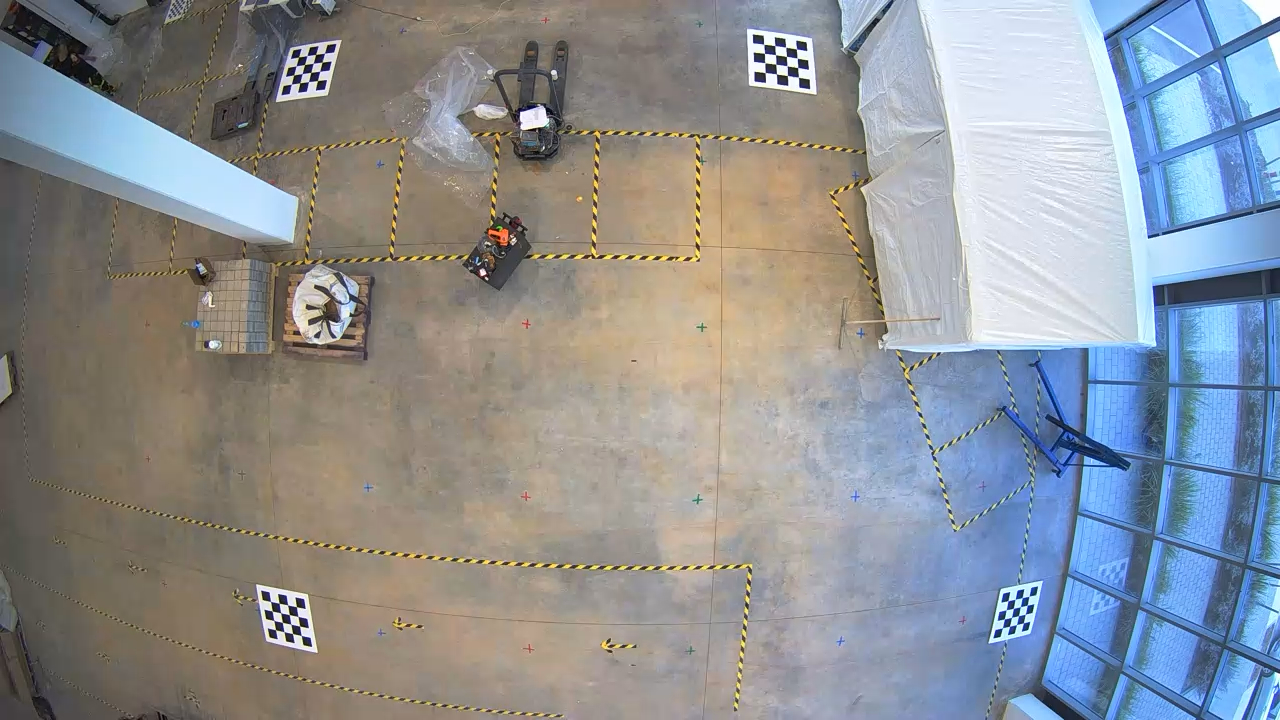
#> input picture scale_crop_stitch/CAM22.jpg, 1280 x 720 px; the run also reads 1 picture not shown here
$ jupyter execute --allow-errors stitch_cams_proc.ipynb
#> lines starting #> are read from the running program, lines starting #| are printed output that depends on the picture
### scale_crop_stitch/cam_cal_scale_crop.py
# This code get unscaled image and output scaled image

#                                   Boundaries Indexes
#                  ------------------------------------------------
#                  |                                              |
#                  |        * - a                       * - b     |
#                  |                                              |
#                  |                                              |
#                  |        * - c                       * - d     |
#                  |                                              |
#                  ------------------------------------------------


import s_c_params
import cv2 as cv
import sys


def calc_aspect_ratio(point_a, point_b, point_c, point_d, nx):  # pixel to c"m ratio
    # point - A
    dx_x = abs(point_a[0][0, 0] - point_a[nx - 1][0, 0])/(nx-1)
    dy_x = abs(point_a[0][0, 1] - point_a[nx - 1][0, 1])/(nx-1)
    xss_a = (dx_x ** 2 + dy_x ** 2) ** 0.5    # x-Size target Square size (pixels)

    dx_y = abs(point_a[0][0, 0] - point_a[(nx*nx) - nx][0, 0]) / (nx-1)
    dy_y = abs(point_a[0][0, 1] - point_a[(nx*nx) - nx][0, 1]) / (nx-1)
    yss_a = (dx_y ** 2 + dy_y ** 2) ** 0.5    # y-Size target Square size (pixels)

    # point - B
    dx_x = abs(point_b[0][0, 0] - point_b[nx - 1][0, 0]) / (nx - 1)
    dy_x = abs(point_b[0][0, 1] - point_b[nx - 1][0, 1]) / (nx - 1)
    xss_b = (dx_x ** 2 + dy_x ** 2) ** 0.5  # x-Size target Square size (pixels)

    dx_y = abs(point_b[0][0, 0] - point_b[(nx * nx) - nx][0, 0]) / (nx - 1)
    dy_y = abs(point_b[0][0, 1] - point_b[(nx * nx) - nx][0, 1]) / (nx - 1)
    yss_b = (dx_y ** 2 + dy_y ** 2) ** 0.5  # y-Size target Square size (pixels)

    # point - C
    dx_x = abs(point_c[0][0, 0] - point_c[nx - 1][0, 0]) / (nx - 1)
    dy_x = abs(point_c[0][0, 1] - point_c[nx - 1][0, 1]) / (nx - 1)
    xss_c = (dx_x ** 2 + dy_x ** 2) ** 0.5  # x-Size target Square size (pixels)

    dx_y = abs(point_c[0][0, 0] - point_c[(nx * nx) - nx][0, 0]) / (nx - 1)
    dy_y = abs(point_c[0][0, 1] - point_c[(nx * nx) - nx][0, 1]) / (nx - 1)
    yss_c = (dx_y ** 2 + dy_y ** 2) ** 0.5  # y-Size target Square size (pixels)

    # point - D
    dx_x = abs(point_d[0][0, 0] - point_d[nx - 1][0, 0]) / (nx - 1)
    dy_x = abs(point_d[0][0, 1] - point_d[nx - 1][0, 1]) / (nx - 1)
    xss_d = (dx_x ** 2 + dy_x ** 2) ** 0.5  # x-Size target Square size (pixels)

    dx_y = abs(point_d[0][0, 0] - point_d[(nx * nx) - nx][0, 0]) / (nx - 1)
    dy_y = abs(point_d[0][0, 1] - point_d[(nx * nx) - nx][0, 1]) / (nx - 1)
    yss_d = (dx_y ** 2 + dy_y ** 2) ** 0.5  # y-Size target Square size (pixels)

    xss = [xss_a, xss_b, xss_c, xss_d]
    yss = [yss_a, yss_b, yss_c, yss_d]

    return xss, yss


def scaleing_conf(resized, nx):
    resized = cv.cvtColor(resized, cv.COLOR_BGR2GRAY)
    # resized = cv2.resize(resized, (0, 0), fx=2, fy=2)

    # resized = cv.multiply(resized, 0.8)
    # resized = cv.multiply(resized, 1.2)

    h, w = resized.shape[:2]

    crop_a = resized[0:int(h / 2), 0:int(w / 2)]
    crop_c = resized[int(h / 2):h, 0:int(w / 2)]
    crop_b = resized[0:int(h / 2), int(w / 2):w]
    crop_d = resized[int(h / 2):h, int(w / 2):w]

    clahe = cv.createCLAHE(clipLimit=3.0, tileGridSize=(10, 10))

    ret_a, point_a = cv.findChessboardCorners(crop_a, (nx, nx), flags=cv.CALIB_CB_ADAPTIVE_THRESH)
    if not ret_a:
        ret_a, point_a = cv.findChessboardCorners(clahe.apply(crop_a), (nx, nx), flags=cv.CALIB_CB_ADAPTIVE_THRESH)

    ret_b, point_b = cv.findChessboardCorners(crop_b, (nx, nx), flags=cv.CALIB_CB_ADAPTIVE_THRESH)
    if not ret_b:
        ret_b, point_b = cv.findChessboardCorners(clahe.apply(crop_b), (nx, nx), flags=cv.CALIB_CB_ADAPTIVE_THRESH)

    ret_c, point_c = cv.findChessboardCorners(crop_c, (nx, nx), flags=cv.CALIB_CB_ADAPTIVE_THRESH)
    if not ret_c:
        ret_c, point_c = cv.findChessboardCorners(clahe.apply(crop_c), (nx, nx), flags=cv.CALIB_CB_ADAPTIVE_THRESH)

    ret_d, point_d = cv.findChessboardCorners(crop_d, (nx, nx), flags=cv.CALIB_CB_ADAPTIVE_THRESH)
    if not ret_d:
        ret_d, point_d = cv.findChessboardCorners(clahe.apply(crop_d), (nx, nx), flags=cv.CALIB_CB_ADAPTIVE_THRESH)

    xss_arr, yss_arr = calc_aspect_ratio(point_a, point_b, point_c, point_d, nx)  # based on one target ONLY!
    xss = sum(xss_arr) / len(xss_arr)
    yss = sum(yss_arr) / len(yss_arr)

    conf_x = s_c_params.ONE_SQUARE_TARGET_SIZE / xss
    conf_y = s_c_params.ONE_SQUARE_TARGET_SIZE / yss

    conf_x = (1.0 - abs(1.0 - conf_x))
    conf_y = (1.0 - abs(1.0 - conf_y))

    return conf_x, conf_y, point_a, point_b, point_c, point_d


def scale_correction(undist, xss, yss, nx):  # pixel to c"m ratio
    resize_y = s_c_params.ONE_SQUARE_TARGET_SIZE / yss / s_c_params.CM_PER_PIXEL
    resize_x = s_c_params.ONE_SQUARE_TARGET_SIZE / xss / s_c_params.CM_PER_PIXEL

    resized = cv.resize(undist, (0, 0), fx=resize_x, fy=resize_y)
    # cv.imwrite('undist_resized.png', resized)

    conf_x, conf_y, point_a, point_b, point_c, point_d = scaleing_conf(resized, nx)

    return resized, conf_x, conf_y, point_a, point_b, point_c, point_d, resize_x, resize_y


def scale(img, nx):

    gray = cv.cvtColor(img, cv.COLOR_BGR2GRAY)

    h, w = gray.shape[:2]
    crop_a = gray[0:int(h / 2), 0:int(w / 2)]
    crop_c = gray[int(h / 2):h, 0:int(w / 2)]
    crop_b = gray[0:int(h / 2), int(w / 2):w]
    crop_d = gray[int(h / 2):h, int(w / 2):w]

    # adaptive histogram
    clahe = cv.createCLAHE(clipLimit=3.0, tileGridSize=(10, 10))

    ret_a, point_a = cv.findChessboardCorners(crop_a, (nx, nx), flags=cv.CALIB_CB_ADAPTIVE_THRESH)
    if not ret_a:
        ret_a, point_a = cv.findChessboardCorners(clahe.apply(crop_a), (nx, nx), flags=cv.CALIB_CB_ADAPTIVE_THRESH)

    ret_b, point_b = cv.findChessboardCorners(crop_b, (nx, nx), flags=cv.CALIB_CB_ADAPTIVE_THRESH)
    if not ret_b:
        ret_b, point_b = cv.findChessboardCorners(clahe.apply(crop_b), (nx, nx), flags=cv.CALIB_CB_ADAPTIVE_THRESH)

    ret_c, point_c = cv.findChessboardCorners(crop_c, (nx, nx), flags=cv.CALIB_CB_ADAPTIVE_THRESH)
    if not ret_c:
        ret_c, point_c = cv.findChessboardCorners(clahe.apply(crop_c), (nx, nx), flags=cv.CALIB_CB_ADAPTIVE_THRESH)

    ret_d, point_d = cv.findChessboardCorners(crop_d, (nx, nx), flags=cv.CALIB_CB_ADAPTIVE_THRESH)
    if not ret_d:
        ret_d, point_d = cv.findChessboardCorners(clahe.apply(crop_d), (nx, nx), flags=cv.CALIB_CB_ADAPTIVE_THRESH)

    # alert if target hasn't detected
    if not ret_a and not ret_b and not ret_c and not ret_d:
        print("All 4-targets hasn't detected")
        return 0.0, 0.0, 0, 0, 0, 0, 1.0, 1.0

    # scale calculation
    xss_arr, yss_arr = calc_aspect_ratio(point_a, point_b, point_c, point_d, nx)  # based on one target ONLY!
    xss = sum(xss_arr) / len(xss_arr)
    yss = sum(yss_arr) / len(yss_arr)

    # alert if final sampling resolution is less than requested
    if xss < 0.9*s_c_params.ONE_SQUARE_TARGET_SIZE or yss < 0.9*s_c_params.ONE_SQUARE_TARGET_SIZE:
        print("FINAL RESOLUTION IS LOWER THAN REQUESTED ! ! !")
        print("Consider redesign camera's position / resolution / FOV.")

    # rescale image & confidence
    img_resized, conf_x, conf_y, point_a, point_b, point_c, point_d, resize_x, resize_y = scale_correction(img, xss, yss, nx)
    print("Scaling conf: ", 100.0*conf_x, " ", 100.0*conf_y)

    return conf_x, conf_y, point_a, point_b, point_c, point_d, resize_x, resize_y


# Write YML file
# [8 lines left out: function save_cam_calibration_params_yaml, not called in this run]


# Read YML file
def load_cam_calibration_params_yaml(filename):
    fs_read = cv.FileStorage(filename, cv.FILE_STORAGE_READ)
    image_size = fs_read.getNode("size")
    ret = fs_read.getNode("rms")
    mtx = fs_read.getNode("camera_matrix")
    dist = fs_read.getNode("dist_coefs")

    # fs_read.release()

    return image_size.mat(), ret.real(), mtx.mat(), dist.mat()


# [31 lines left out: function camera_calibration_proc_video, not called in this run]


def crop_points(undist_crop, point_a, point_b, point_c, point_d, nx, layers_add, resize_x, resize_y):

    undist_crop_scal = cv.resize(undist_crop, (0, 0), fx=resize_x, fy=resize_y)

    h, w = undist_crop_scal.shape[:2]
    p_a = point_a[int((nx*nx) / 2)]
    p_b = point_b[int((nx*nx) / 2)] + [int(w / 2), 0]
    p_c = point_c[int((nx*nx) / 2)] + [0, int(h / 2)]
    p_d = point_d[int((nx*nx) / 2)] + [int(w / 2), int(h / 2)]

    max_x = max([p_b[0, 0], p_d[0, 0]])
    min_x = min([p_a[0, 0], p_c[0, 0]])
    max_y = max([p_c[0, 1], p_d[0, 1]])
    min_y = min([p_a[0, 1], p_b[0, 1]])

    # clamp
    if max_x + s_c_params.LAYERS_GAP < w:
        max_x = max_x + s_c_params.LAYERS_GAP
    else:
        max_x = w
    if min_x - s_c_params.LAYERS_GAP > 0:
        min_x = min_x - s_c_params.LAYERS_GAP
    else:
        min_x = 0
    if max_y + s_c_params.LAYERS_GAP < h:
        max_y = max_y + s_c_params.LAYERS_GAP
    else:
        max_y = h
    if min_y - s_c_params.LAYERS_GAP > 0:
        min_y = min_y - s_c_params.LAYERS_GAP
    else:
        min_y = 0

    # undist_crop_scal_crop = undist_crop_scal[int(min_y):int(max_y), int(min_x):int(max_x)]
    # cv.imshow('undist_crop_scal_crop', undist_crop_scal_crop)
    # cv.waitKey(10)

    return max_x, min_x, max_y, min_y

### scale_crop_stitch/cam_cal_stitch.py
# This code get array of undistorted images and output combined image

#        Cameras Mapping Marking Format
#               ***_B_1
#              A---B---C---D---E
#           0
#           1      *
#           2
#           3
#           4


from dataclasses import dataclass
import stitch_params as sp
from scipy import ndimage
import numpy as np
import cv2 as cv
import matplotlib.pyplot as plt
import glob
import math


@dataclass
class Point:
    image: float
    fname: str


# [9 lines left out: function upload_images, not called in this run]


def crop_roi(image, cam_side, h, w):
    crop_1_im = []
    crop_2_im = []
    if cam_side == sp.SIDE_CAM_U:
        crop_1_im = image[0:int(h / 2), 0:int(w / 2)]    # crop - a
        crop_2_im = image[0:int(h / 2), int(w / 2):w]    # crop - b
    elif cam_side == sp.SIDE_CAM_D:
        crop_1_im = image[int(h / 2):h, 0:int(w / 2)]    # crop - c
        crop_2_im = image[int(h / 2):h, int(w / 2):w]    # crop - d
    elif cam_side == sp.SIDE_CAM_L:
        crop_1_im = image[0:int(h / 2), 0:int(w / 2)]    # crop - a
        crop_2_im = image[int(h / 2):h, 0:int(w / 2)]    # crop - c
    elif cam_side == sp.SIDE_CAM_R:
        crop_1_im = image[0:int(h / 2), int(w / 2):w]    # crop - b
        crop_2_im = image[int(h / 2):h, int(w / 2):w]    # crop - d

    return crop_1_im, crop_2_im


# [30 lines left out: functions quarter_coords_corection, restore_imgb_coords, not called in this run]


def stitch_proc(image_cam_a, image_cam_b, nx, cam_side_a, cam_side_b):

    # expose images
    plt.imshow(image_cam_a)
    plt.title("image_cam_a")
    plt.show()

    plt.imshow(image_cam_b)
    plt.title("image_cam_b")
    plt.show()

    # adaptive histogram for better target detection
    clahe = cv.createCLAHE(clipLimit=3.0, tileGridSize=(8, 8))

    # find boundaries points
    # image_a
    image_a_gl = cv.cvtColor(image_cam_a, cv.COLOR_BGR2GRAY)
    image_a_gl = clahe.apply(image_a_gl)
    h_a, w_a = image_a_gl.shape[:2]
    crop_1_im_a, crop_2_im_a = crop_roi(image_a_gl, cam_side_a, h_a, w_a)
    ret, point_c_im_a = cv.findChessboardCorners(crop_1_im_a, (nx, nx), flags=cv.CALIB_CB_ADAPTIVE_THRESH)
    ret, point_d_im_a = cv.findChessboardCorners(crop_2_im_a, (nx, nx), flags=cv.CALIB_CB_ADAPTIVE_THRESH)

    # image_b
    image_b_gl = cv.cvtColor(image_cam_b, cv.COLOR_BGR2GRAY)
    image_b_gl = clahe.apply(image_b_gl)
    h_b, w_b = image_b_gl.shape[:2]
    crop_1_im_b, crop_2_im_b = crop_roi(image_b_gl, cam_side_b, h_b, w_b)
    ret, point_a_im_b = cv.findChessboardCorners(crop_1_im_b, (nx, nx), flags=cv.CALIB_CB_ADAPTIVE_THRESH)
    ret, point_b_im_b = cv.findChessboardCorners(crop_2_im_b, (nx, nx), flags=cv.CALIB_CB_ADAPTIVE_THRESH)

    # p_a & p_b are the coordinates points for calculating the roll angle between img_a & img_b
    p_a = [point_c_im_a[int((nx*nx) / 2)][0, :], point_d_im_a[int((nx*nx) / 2)][0, :]]
    p_b = [point_a_im_b[int((nx*nx) / 2)][0, :], point_b_im_b[int((nx*nx) / 2)][0, :]]

    # quarter coordinates in global pose
    p_a = quarter_coords_corection(p_a, cam_side_a, h_a, w_a)
    p_b = quarter_coords_corection(p_b, cam_side_b, h_b, w_b)

    # calculate images angles
    tan_a = 0
    tan_b = 0
    ang_coeff = -1
    if cam_side_a == sp.SIDE_CAM_U or cam_side_a == sp.SIDE_CAM_D:      # U-D sides
        tan_a = (p_a[0][1] - p_a[1][1]) / (p_a[0][0] - p_a[1][0])
        tan_b = (p_b[0][1] - p_b[1][1]) / (p_b[0][0] - p_b[1][0])
    elif cam_side_a == sp.SIDE_CAM_L or cam_side_a == sp.SIDE_CAM_R:    # R-L sides
        tan_a = (p_a[0][0]-p_a[1][0]) / (p_a[0][1]-p_a[1][1])
        tan_b = (p_b[0][0]-p_b[1][0]) / (p_b[0][1]-p_b[1][1])
        ang_coeff = 1

    deg_a = math.atan(tan_a)
    deg_b = math.atan(tan_b)

    rot_angle = ang_coeff * math.degrees(deg_a - deg_b)

    # align roll images
    image_b_rot = ndimage.rotate(image_cam_b, rot_angle, reshape=True)
    plt.imshow(image_b_rot)
    plt.title("image_b_rot")
    plt.show()

    #       calculate boundaries after rolling
    # image_b
    # clahe = cv.createCLAHE(clipLimit=3.0, tileGridSize=(10, 10))
    image_b_rot_gl = cv.cvtColor(image_b_rot, cv.COLOR_BGR2GRAY)
    h, w = image_b_rot_gl.shape[:2]
    crop_a_im_b_rot, crop_b_im_b_rot = crop_roi(image_b_rot_gl, cam_side_b, h, w)

    # find corners
    ret, point_a_im_b_rot = cv.findChessboardCorners(crop_a_im_b_rot, (nx, nx),
                                                     flags=cv.CALIB_CB_ADAPTIVE_THRESH)
    if not ret:
        ret, point_a_im_b_rot = cv.findChessboardCorners(clahe.apply(crop_a_im_b_rot), (nx, nx),
                                                         flags=cv.CALIB_CB_ADAPTIVE_THRESH)

    ret, point_b_im_b_rot = cv.findChessboardCorners(crop_b_im_b_rot, (nx, nx),
                                                     flags=cv.CALIB_CB_ADAPTIVE_THRESH)
    if not ret:
        ret, point_b_im_b_rot = cv.findChessboardCorners(clahe.apply(crop_b_im_b_rot), (nx, nx),
                                                         flags=cv.CALIB_CB_ADAPTIVE_THRESH)

    p_b_rot = [point_a_im_b_rot[int((nx*nx) / 2)][0, :], point_b_im_b_rot[int((nx*nx) / 2)][0, :]]
    p_b_rot = restore_imgb_coords(p_b_rot, cam_side_b, h, w)

    # shift offset
    diff_px = [p_a[0][0] - p_b_rot[0][0], p_a[1][0] - p_b_rot[1][0]]
    diff_py = [p_a[0][1] - p_b_rot[0][1], p_a[1][1] - p_b_rot[1][1]]

    # averaging offset
    av_dx = int(sum(diff_px) / len(diff_px))
    av_dy = int(sum(diff_py) / len(diff_py))

    # shift
    h_a, w_a = image_cam_a.shape[:2]
    h_b, w_b = image_b_rot.shape[:2]
    if w_a > w_b:
        w_g = w_a
    else:
        w_g = w_b
    if h_a > h_b:
        h_g = h_a
    else:
        h_g = h_b

    master = np.zeros([h_g + abs(av_dy), w_g + abs(av_dx), 3], dtype=np.uint8)
    master.fill(0)

    alpha = 0.5
    if av_dx < 0 and av_dy < 0:
        master[abs(av_dy):h_a+abs(av_dy), abs(av_dx):w_a+abs(av_dx)] = image_cam_a
        master[0:h_b, 0:w_b] = image_b_rot
    elif av_dx < 0 < av_dy:
        master[0:h_a, abs(av_dx):w_a+abs(av_dx)] = image_cam_a*alpha
        master[av_dy:h_b+av_dy, 0:w_b] = (image_b_rot*alpha) + (master[av_dy:h_b+av_dy, 0:w_b]*alpha)
    elif av_dx > 0 > av_dy:
        master[abs(av_dy):h_a+abs(av_dy), av_dx:w_a+av_dx] = image_cam_a*alpha
        master[abs(av_dy):h_b+abs(av_dy), 0:w_b] = image_b_rot + (master[abs(av_dy):h_b+abs(av_dy), 0:w_b]*alpha)
    else:
        master[0:h_a, 0:w_a] = image_cam_a*alpha
        master[av_dy:h_b+av_dy, av_dx:w_b+av_dx] = image_b_rot*alpha + (master[av_dy:h_b+av_dy, av_dx:w_b+av_dx]*alpha)

    plt.imshow(master)
    plt.title("master")
    plt.show()


### scale_crop_stitch/stitch_cams_proc.ipynb
[cell 1]
# This code get two distorted images with it yml's files and output scaled, cropped & stitched image
#                                   Wrote: Eyal Naimy

#                                   Boundaries Indexes
#                  ------------------------------------------------
#                  |                                              |
#                  |        * - a                       * - b     |
#                  |                                              |
#                  |                                              |
#                  |        * - c                       * - d     |
#                  |                                              |
#                  ------------------------------------------------

#                                     Sides Indexes
#                                          Up
#                  ------------------------------------------------
#                  |                                              |
#                  |                                              |
#             Left |                                              | Right
#                  |                                              |
#                  |                                              |
#                  |                                              |
#                  ------------------------------------------------
#                                          Down

[cell 2]
import cam_cal_scale_crop as crop
import cam_cal_stitch as st
import s_c_params as sc
import cv2 as cv
import matplotlib.pyplot as plt
from dataclasses import dataclass
from scipy import ndimage
import numpy as np
import matplotlib.pyplot as plt
import glob
import math

[cell 3]
# This document contains the parameters of stitching procedure

CAM_A = 0
CAM_B = 1

SIDE_CAM_U = 0  # UP
SIDE_CAM_D = 1  # DOWN
SIDE_CAM_L = 2  # LEFT
SIDE_CAM_R = 3  # RIGHT

[cell 4]
@dataclass
class Point:
    image: float
    fname: str

[cell 5]
# [9 lines left out: function upload_images, not called in this run]

[cell 6]
# [17 lines left out: function crop_roi, not called in this run]

[cell 7]
# [16 lines left out: function quarter_coords_corection, not called in this run]

[cell 8]
# [12 lines left out: function restore_imgb_coords, not called in this run]

[cell 9]
# [125 lines left out: function stitch_proc, not called in this run]

[cell 10]
def get_scaled_cropped(img, yml_filename):
    # load undistort params
    image_size, ret, mtx, dist = crop.load_cam_calibration_params_yaml(yml_filename)

    # undistortion operation
    h, w = img.shape[:2]
    newcameramtx, roi = cv.getOptimalNewCameraMatrix(mtx, dist, (int(image_size[0]), int(image_size[1])), 0.4, (w, h))
    undist_crop = cv.undistort(img, mtx, dist, None, newcameramtx)

    # scaling - calc
    conf_x, conf_y, point_a, point_b, point_c, point_d, resize_x, resize_y = crop.scale(undist_crop, sc.NX)

    # boundaries cropping - calc
    if conf_x > 0.9 and conf_y > 0.9:
        cr_max_x, cr_min_x, cr_max_y, cr_min_y = crop.crop_points(undist_crop, point_a, point_b, point_c, point_d,
                                                                  sc.NX, sc.LAYERS_GAP, resize_x, resize_y)

        # scale - implement
        un_scaled = cv.resize(undist_crop, (0, 0), fx=resize_x, fy=resize_y)

        # cropping - implement
        un_res_crop = un_scaled[int(cr_min_y):int(cr_max_y), int(cr_min_x):int(cr_max_x)]

        return un_res_crop

    return 0

## Main

[cell 11]
main_cam_edge = SIDE_CAM_D
sec_cam_edge = SIDE_CAM_U

[cell 12]
# load image-a and perform cropping & scaling
img_a = cv.imread('CAM22.jpg')
#> img_a is the input picture: shape (720, 1280, 3); mean B, G, R 149.7, 145, 141

[cell 13]
yml_filename_a = 'cal_params_CAM22_V4_12X14 - Best.yml'

[cell 14]
sc_img_a = get_scaled_cropped(img_a, yml_filename_a)
#> in get_scaled_cropped, `undist_crop = cv.undistort(img, mtx, dist, None, newcameramtx)`:
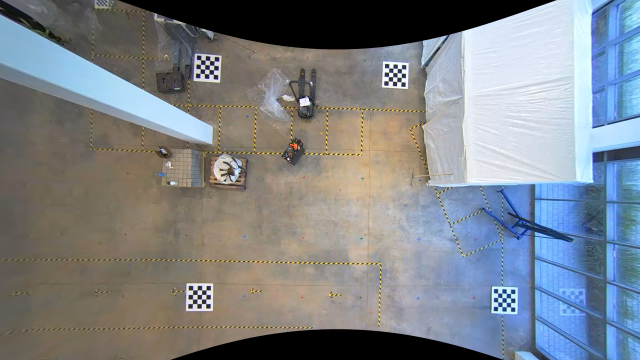
#> undist_crop: shape (720, 1280, 3) (shown at 1/2 size); mean B, G, R 135.8, 130.1, 124.8
#> in scale, `gray = cv.cvtColor(img, cv.COLOR_BGR2GRAY)`:
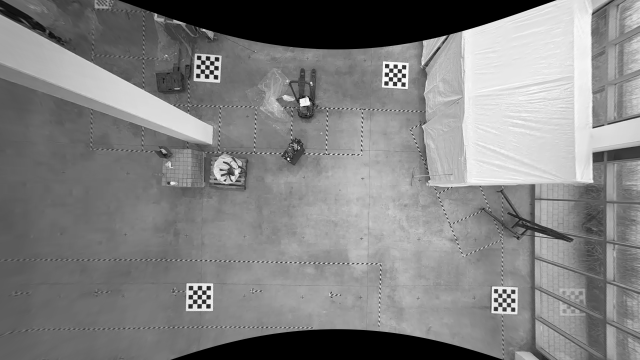
#> gray: shape (720, 1280) (shown at 1/2 size); min 0, max 254, mean 129.2
#> in scale, `crop_a = gray[0:int(h / 2), 0:int(w / 2)]`:
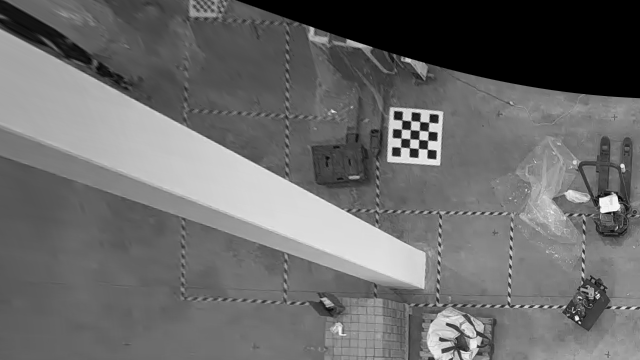
#> crop_a: shape (360, 640); min 0, max 252, mean 106.3
#> in scale, `crop_c = gray[int(h / 2):h, 0:int(w / 2)]`:
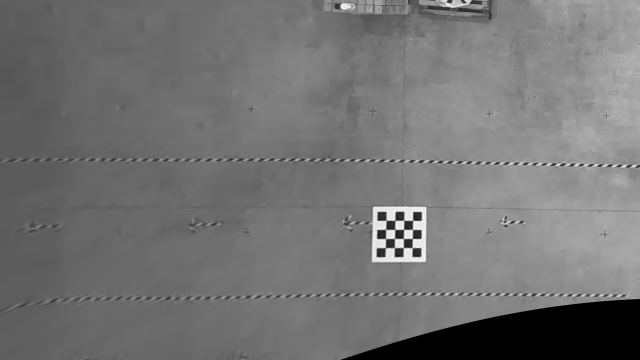
#> crop_c: shape (360, 640); min 0, max 252, mean 115
#> in scale, `crop_b = gray[0:int(h / 2), int(w / 2):w]`:
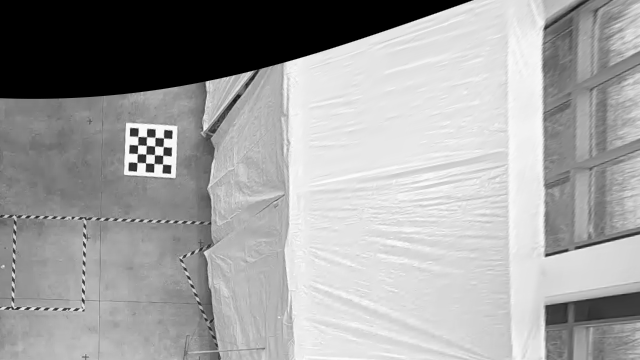
#> crop_b: shape (360, 640); min 0, max 254, mean 160.4
#> in scale, `ret_a, point_a = cv.findChessboardCorners(crop_a, (nx, nx), flags=cv.C..`: ret_a = True; point_a = 16 rows, first 8: [401.9, 120], [410.8, 120.6], [419.7, 121.6], [428.7, 122.4], [401.5, 129.1], [410.4, 129.6], [419.3, 130.4], [428.2, 131.3]
#> (the rest of the program and of its run is left out)
